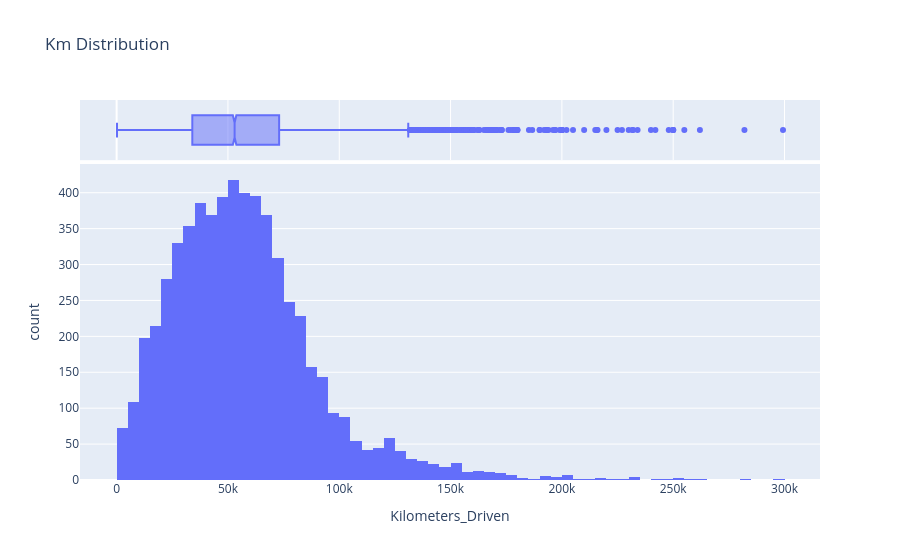

The code cell stored with this chart in its notebook:
### Code cell
px.histogram(df_c, x='Kilometers_Driven', marginal='box', title='Km Distribution')

### Figure 1 — Plotly figure (JSON) as saved in the notebook; plotly's stock layout.template omitted (floating-point values rounded to 4 significant figures; data arrays with more than 128 entries replaced by an {"elided": "..."} marker saying what was removed)
{"data": [{"bingroup": "x", "hovertemplate": "Kilometers_Driven=%{x}<br>count=%{y}<extra></extra>", "legendgroup": "", "marker": {"color": "#636efa", "pattern": {"shape": ""}}, "name": "", "orientation": "v", "showlegend": false, "type": "histogram", "x": {"elided": "6011 int values"}, "xaxis": "x", "yaxis": "y"}, {"hovertemplate": "Kilometers_Driven=%{x}<extra></extra>", "legendgroup": "", "marker": {"color": "#636efa"}, "name": "", "notched": true, "showlegend": false, "type": "box", "x": {"elided": "6011 int values"}, "xaxis": "x2", "yaxis": "y2"}], "layout": {"barmode": "relative", "legend": {"tracegroupgap": 0}, "title": {"text": "Km Distribution"}, "xaxis": {"anchor": "y", "domain": [0, 1], "title": {"text": "Kilometers_Driven"}}, "xaxis2": {"anchor": "y2", "domain": [0, 1], "matches": "x", "showgrid": true, "showticklabels": false}, "yaxis": {"anchor": "x", "domain": [0, 0.8316], "title": {"text": "count"}}, "yaxis2": {"anchor": "x2", "domain": [0.8416, 1], "matches": "y2", "showgrid": false, "showline": false, "showticklabels": false, "ticks": ""}}}
